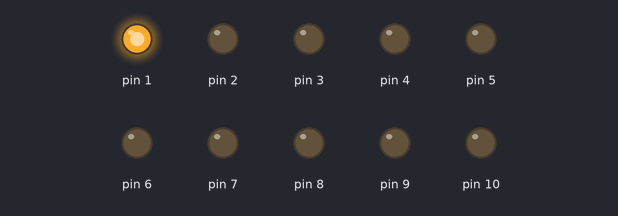
Bench run of a sketch on a simulated Arduino Uno, built with avr-gcc and run on an emulated ATmega328P. Shown: output pins drawn as LEDs (lit = HIGH).

Above: at 0.2 s.
At 2.2 s:
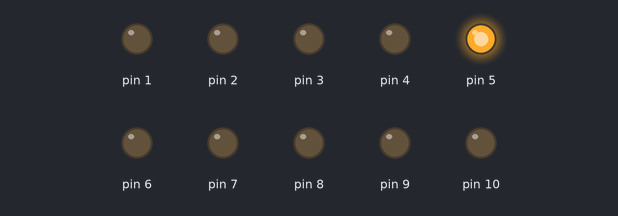
At 3.7 s:
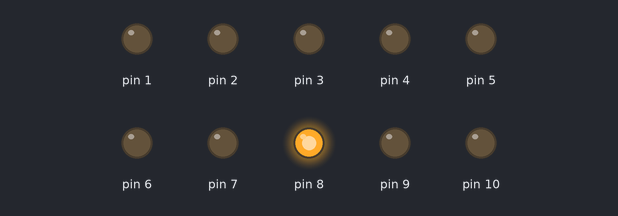
At 5.0 s:
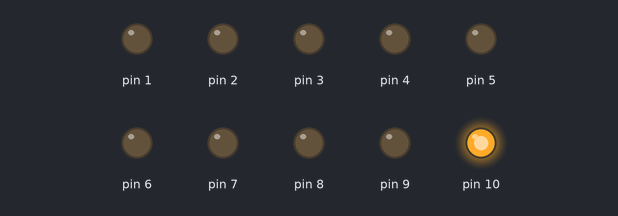
At 8.7 s:
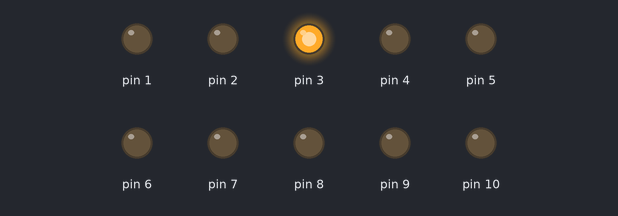
At 12.7 s:
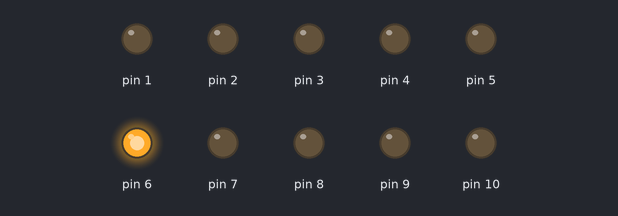
Timing chart, 0 to 13.0 s (numbered marks = the images above):
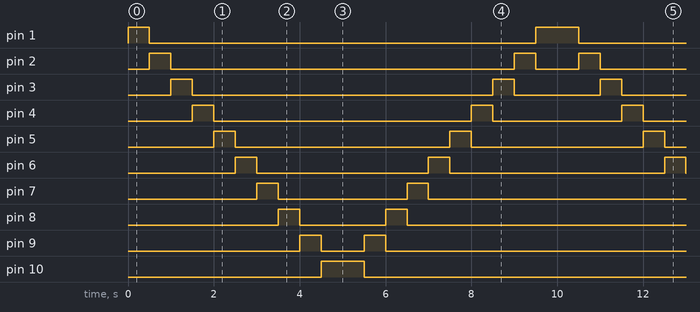

Measured:
- by itself, pin 1: repeats every 10.0 s: LOW 9.0 s, HIGH 1.0 s
- by itself, pin 2: repeats every 10.0 s: LOW 8.0 s, HIGH 0.50 s, LOW 1.0 s, HIGH 0.50 s
- by itself, pin 3: repeats every 10.0 s: LOW 7.0 s, HIGH 0.50 s, LOW 2.0 s, HIGH 0.50 s
- by itself, pin 4: repeats every 10.0 s: LOW 6.0 s, HIGH 0.50 s, LOW 3.0 s, HIGH 0.50 s
- by itself, pin 5: repeats every 10.0 s: LOW 5.0 s, HIGH 0.50 s, LOW 4.0 s, HIGH 0.50 s
- by itself, pin 6: repeats every 10.0 s: LOW 4.0 s, HIGH 0.50 s, LOW 5.0 s, HIGH 0.50 s
- by itself, pin 7: repeats every 10.0 s: LOW 3.0 s, HIGH 0.50 s, LOW 6.0 s, HIGH 0.50 s
- by itself, pin 8: repeats every 10.0 s: LOW 2.0 s, HIGH 0.50 s, LOW 7.0 s, HIGH 0.50 s

The sketch:

efeitoLed4.ino
```cpp
int i;

void setup() {
  for(i = 1; i <=10; i++){
    pinMode(i,OUTPUT);
  }
}

void loop() {
  LD_leds();
  LD_leds2();
}

void LD_leds()
{
  for(i = 1; i <= 10; i++){
    digitalWrite(i,HIGH);
    delay(500);
    digitalWrite(i,LOW);
  }
}

void LD_leds2()
{
   for(i = 10; i >= 1; i--){
    digitalWrite(i,HIGH);
    delay(500);
    digitalWrite(i,LOW);
  }
}
```
